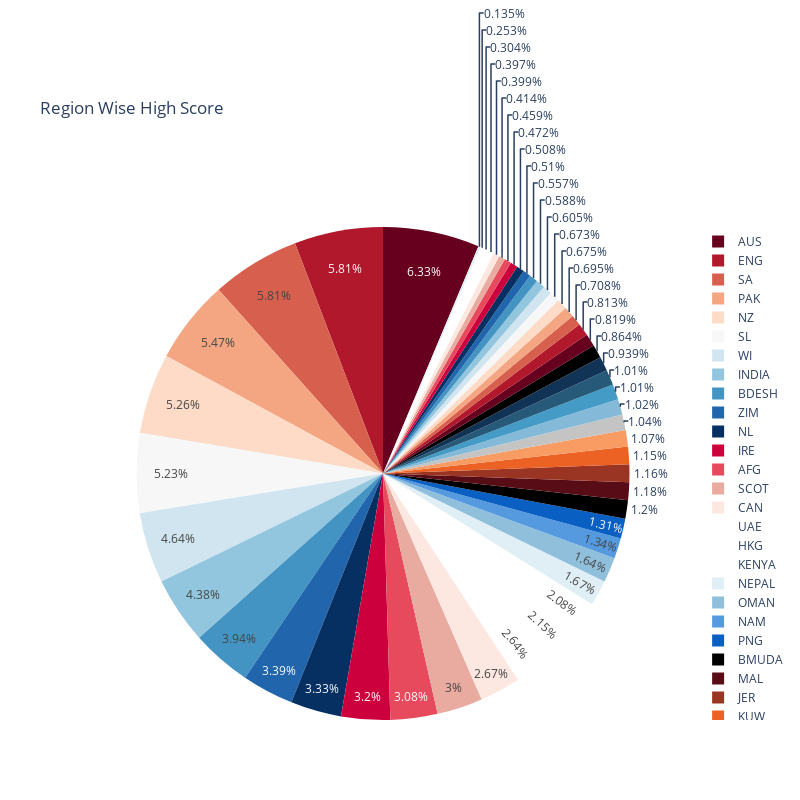

Source (notebook cell):
### Code cell
px.pie(t20, values='HS', names='Final Region', title='Region Wise High Score',
        color_discrete_sequence=px.colors.sequential.RdBu, width=800, height=800)

### Figure 1 — Plotly figure (JSON) as saved in the notebook; plotly's stock layout.template omitted (floating-point values rounded to 4 significant figures; data arrays with more than 128 entries replaced by an {"elided": "..."} marker saying what was removed)
{"data": [{"domain": {"x": [0, 1], "y": [0, 1]}, "hovertemplate": "Final Region=%{label}<br>HS=%{value}<extra></extra>", "labels": {"elided": "1731 str values"}, "legendgroup": "", "name": "", "showlegend": true, "type": "pie", "values": {"elided": "1731 int values"}}], "layout": {"height": 800, "legend": {"tracegroupgap": 0}, "piecolorway": ["rgb(103,0,31)", "rgb(178,24,43)", "rgb(214,96,77)", "rgb(244,165,130)", "rgb(253,219,199)", "rgb(247,247,247)", "rgb(209,229,240)", "rgb(146,197,222)", "rgb(67,147,195)", "rgb(33,102,172)", "rgb(5,48,97)"], "title": {"text": "Region Wise High Score"}, "width": 800}}
